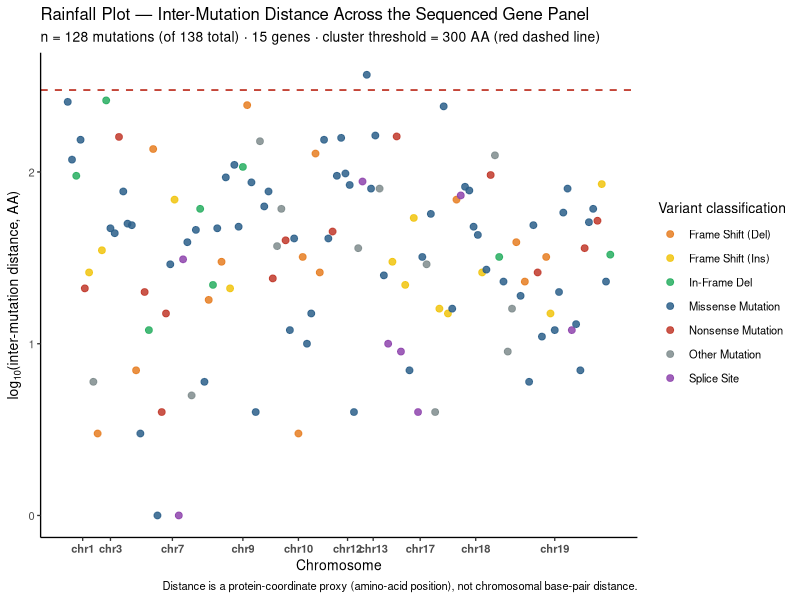

Reproduce this figure in R.
library(ggplot2); library(dplyr)

set.seed(10)

OUTPUT_DIR <- "./clinical_trials/Oncology/Biomarker_Genomics/rainfall_plot/output"
dir.create(OUTPUT_DIR, showWarnings = FALSE, recursive = TRUE)

GENES <- c("ARID1A","PIK3CA","EGFR","MET","BRAF","CDKN2A","RET","PTEN",
           "KRAS","RB1","TP53","NF1","SMAD4","KEAP1","STK11")
CHR_MAP   <- c(ARID1A="chr1",PIK3CA="chr3",EGFR="chr7",MET="chr7",BRAF="chr7",
               CDKN2A="chr9",RET="chr10",PTEN="chr10",KRAS="chr12",RB1="chr13",
               TP53="chr17",NF1="chr17",SMAD4="chr18",KEAP1="chr19",STK11="chr19")
CHR_ORDER <- c("chr1","chr3","chr7","chr9","chr10","chr12","chr13","chr17","chr18","chr19")

VARIANT_CLASSES <- c("Missense Mutation","Nonsense Mutation","Frame Shift (Del)",
                      "Frame Shift (Ins)","Splice Site","In-Frame Del","Other Mutation")
CLASS_COLORS <- c(
  "Missense Mutation"  = "#2c5f8a",
  "Nonsense Mutation"  = "#c0392b",
  "Frame Shift (Del)"  = "#e67e22",
  "Frame Shift (Ins)"  = "#f1c40f",
  "Splice Site"        = "#8e44ad",
  "In-Frame Del"       = "#27ae60",
  "Other Mutation"     = "#7f8c8d"
)

admut <- data.frame(
  PATIENT_ID    = sample(sprintf("PT-%03d", 1:66), 138, replace = TRUE),
  HUGO_SYMBOL   = sample(GENES, 138, replace = TRUE),
  VARIANT_CLASS = sample(VARIANT_CLASSES, 138, replace = TRUE,
                          prob = c(0.42, 0.14, 0.12, 0.08, 0.09, 0.08, 0.07))
) %>%
  mutate(
    CHR         = CHR_MAP[HUGO_SYMBOL],
    PROTEIN_POS = round(runif(n(), 10, 900))
  )

rainfall_df <- admut %>%
  mutate(CHR = factor(CHR, levels = CHR_ORDER)) %>%
  arrange(CHR, PROTEIN_POS) %>%
  group_by(CHR) %>%
  mutate(
    DIST     = abs(PROTEIN_POS - lag(PROTEIN_POS)),
    DIST     = pmax(DIST, 1),
    LOG_DIST = log10(DIST),
    xi       = row_number()
  ) %>%
  ungroup() %>%
  filter(!is.na(LOG_DIST))

rainfall_df <- rainfall_df %>%
  arrange(CHR, PROTEIN_POS) %>%
  mutate(x_global = row_number())

chr_mid <- rainfall_df %>%
  group_by(CHR) %>%
  summarise(mid = mean(x_global), .groups = "drop")

CLUSTER_THRESHOLD_AA <- 300
threshold_log <- log10(CLUSTER_THRESHOLD_AA)

p <- ggplot(rainfall_df, aes(x = x_global, y = LOG_DIST, color = VARIANT_CLASS)) +
  geom_hline(yintercept = threshold_log, color = "#c0392b",
             linetype = "dashed", linewidth = 0.6) +
  geom_point(size = 2.0, alpha = 0.85) +
  scale_color_manual(values = CLASS_COLORS, name = "Variant classification") +
  scale_x_continuous(breaks = chr_mid$mid, labels = chr_mid$CHR, name = "Chromosome") +
  scale_y_continuous(name = expression(log[10]*"(inter-mutation distance, AA)")) +
  theme_classic(base_size = 10) +
  theme(
    axis.text.x      = element_text(face = "bold"),
    panel.background = element_rect(fill = "white", color = NA)
  ) +
  labs(
    title    = "Rainfall Plot — Inter-Mutation Distance Across the Sequenced Gene Panel",
    subtitle = paste0("n = ", nrow(rainfall_df), " mutations (of 138 total) · 15 genes · ",
                       "cluster threshold = ", CLUSTER_THRESHOLD_AA, " AA (red dashed line)"),
    caption  = "Distance is a protein-coordinate proxy (amino-acid position), not chromosomal base-pair distance."
  )

ggsave(file.path(OUTPUT_DIR, "rainfall_plot.png"), p, width = 15, height = 6, dpi = 180, bg = "white")
message("Saved: rainfall_plot.png")
